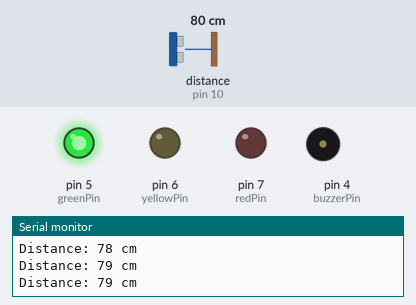
A sketch run on a simulated Arduino Uno, built with avr-gcc and run on an emulated ATmega328P. Shown: output pins drawn as LEDs (lit = HIGH), buzzer (waves = sounding), the last lines printed to the serial monitor. Wiring (inferred from the names in the program): ultrasonic range finder: trigger pin 9; echo pin 10. Inputs (shaded band) come from the test bench; at power-on: distance to the obstacle (sensor on pin 10) 80 cm. The echo pulse lasts 58.3 µs per cm; pins used as bus, display or sensor lines are not drawn.

Above: at 1.3 s.
1.4 s: distance to the obstacle (sensor on pin 10) set to 12 cm
2.9 s: distance to the obstacle (sensor on pin 10) set to 9 cm
At 3.6 s:
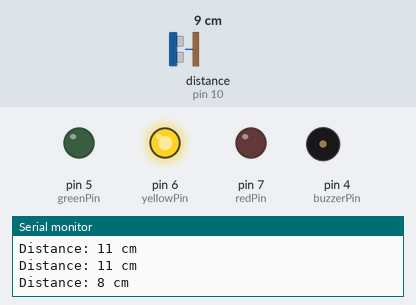
5.9 s: distance to the obstacle (sensor on pin 10) set to 7 cm
8.9 s: distance to the obstacle (sensor on pin 10) set to 4 cm
At 10.1 s:
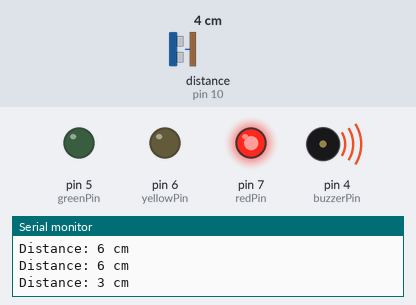
Timing chart, 0 to 12.9 s (numbered marks = the images above; inputs shaded):
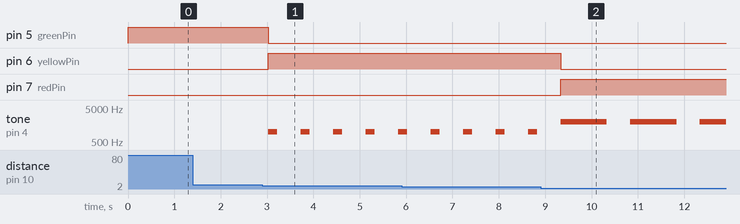

The sketch:

smart-traffic-light-parking-system.ino
```cpp
// Define pin numbers for the traffic light and buzzer
const int redPin = 7;
const int yellowPin = 6;
const int greenPin = 5;
const int buzzerPin = 4;

// Define pin numbers for the ultrasonic sensor
const int trigPin = 9;
const int echoPin = 10;

void setup() {
  // Initialize the pins
  pinMode(redPin, OUTPUT);
  pinMode(yellowPin, OUTPUT);
  pinMode(greenPin, OUTPUT);
  pinMode(buzzerPin, OUTPUT);

  pinMode(trigPin, OUTPUT);
  pinMode(echoPin, INPUT);

  // Start with all lights off
  digitalWrite(redPin, LOW);
  digitalWrite(yellowPin, LOW);
  digitalWrite(greenPin, LOW);
  digitalWrite(buzzerPin, LOW);

  // Initialize serial communication
  Serial.begin(9600);
}

void loop() {
  // Trigger the ultrasonic sensor
  digitalWrite(trigPin, LOW);
  delayMicroseconds(2);
  digitalWrite(trigPin, HIGH);
  delayMicroseconds(10);
  digitalWrite(trigPin, LOW);

  // Measure the time it takes for the echo to return
  long duration = pulseIn(echoPin, HIGH);

  // Calculate the distance in centimeters
  int distance = duration * 0.034 / 2;

  // Print the distance for debugging
  Serial.print("Distance: ");
  Serial.print(distance);
  Serial.println(" cm");

  // Turn off all lights and buzzer
  digitalWrite(redPin, LOW);
  digitalWrite(yellowPin, LOW);
  digitalWrite(greenPin, LOW);
  digitalWrite(buzzerPin, LOW);

  // Check the distance and control the lights and buzzer accordingly
  if (distance >= 10) {
    digitalWrite(greenPin, HIGH);
    // No buzzer sound for green
  } else if (distance < 10 && distance >= 5) {
    digitalWrite(yellowPin, HIGH);
    tone(buzzerPin, 1000); // Play a tone for yellow
    delay(200); // Delay for sound
    noTone(buzzerPin); // Stop the tone
  } else {
    // If the distance is less than 2 cm, keep the red light on and keep buzzing
    digitalWrite(redPin, HIGH);
    tone(buzzerPin, 2000); // Play a higher tone for red
    delay(1000); // Delay for sound
    noTone(buzzerPin); // Stop the tone
  }

  // Wait before taking the next measurement
  delay(500);
}

//Smart Traffic Light Parking System
//By Bilal Ilyas Jhandir
```

Measured:
- the behaviour switches between 11 and 10 cm on distance to the obstacle (sensor on pin 10) (found by bisection; images 0 and 1)
- the behaviour switches between 6 and 5 cm on distance to the obstacle (sensor on pin 10) (found by bisection; images 1 and 2)
- after the input at 2.9 s, pin 5 (greenPin): HIGH → LOW after 0.12 s; pin 6 (yellowPin): LOW → HIGH after 0.12 s; tone on pin 4 (buzzerPin): alternates 1000 Hz for 0.20 s and silent for 0.50 s, starting after 0.12 s
- after the input at 8.9 s, pin 6 (yellowPin): HIGH → LOW after 0.43 s; pin 7 (redPin): LOW → HIGH after 0.43 s; tone on pin 4 (buzzerPin): alternates 2000 Hz for 1.0 s and silent for 0.50 s, starting after 0.43 s
